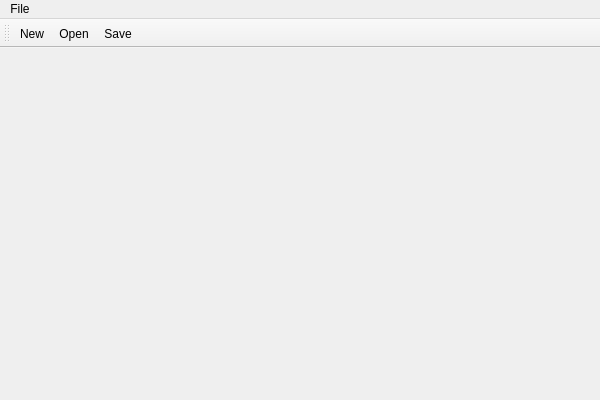
<?xml version="1.0" encoding="UTF-8"?>
<ui version="4.0">
 <class>TextEditor</class>
 <widget class="QMainWindow" name="TextEditor">
  <property name="geometry">
   <rect>
    <x>300</x>
    <y>300</y>
    <width>600</width>
    <height>400</height>
   </rect>
  </property>
  <property name="windowTitle">
   <string>Text Editor Sederhana</string>
  </property>
  <widget class="QTextEdit" name="text_area"/>
  <widget class="QMenuBar" name="menubar">
   <property name="geometry">
    <rect>
     <x>0</x>
     <y>0</y>
     <width>600</width>
     <height>22</height>
    </rect>
   </property>
   <widget class="QMenu" name="file_menu">
    <property name="title">
     <string>File</string>
    </property>
    <addaction name="new_action"/>
    <addaction name="open_action"/>
    <addaction name="save_action"/>
    <addaction name="separator"/>
    <addaction name="exit_action"/>
   </widget>
   <addaction name="file_menu"/>
  </widget>
  <widget class="QToolBar" name="toolbar">
   <property name="windowTitle">
    <string>Tools</string>
   </property>
   <attribute name="toolBarArea">
    <enum>TopToolBarArea</enum>
   </attribute>
   <attribute name="toolBarBreak">
    <bool>false</bool>
   </attribute>
   <addaction name="new_action"/>
   <addaction name="open_action"/>
   <addaction name="save_action"/>
  </widget>
  <action name="new_action">
   <property name="text">
    <string>New</string>
   </property>
   <property name="shortcut">
    <string>Ctrl+N</string>
   </property>
  </action>
  <action name="open_action">
   <property name="text">
    <string>Open</string>
   </property>
   <property name="shortcut">
    <string>Ctrl+O</string>
   </property>
  </action>
  <action name="save_action">
   <property name="text">
    <string>Save</string>
   </property>
   <property name="shortcut">
    <string>Ctrl+S</string>
   </property>
  </action>
  <action name="exit_action">
   <property name="text">
    <string>Exit</string>
   </property>
   <property name="shortcut">
    <string>Ctrl+Q</string>
   </property>
  </action>
 </widget>
 <resources/>
 <connections/>
</ui>
